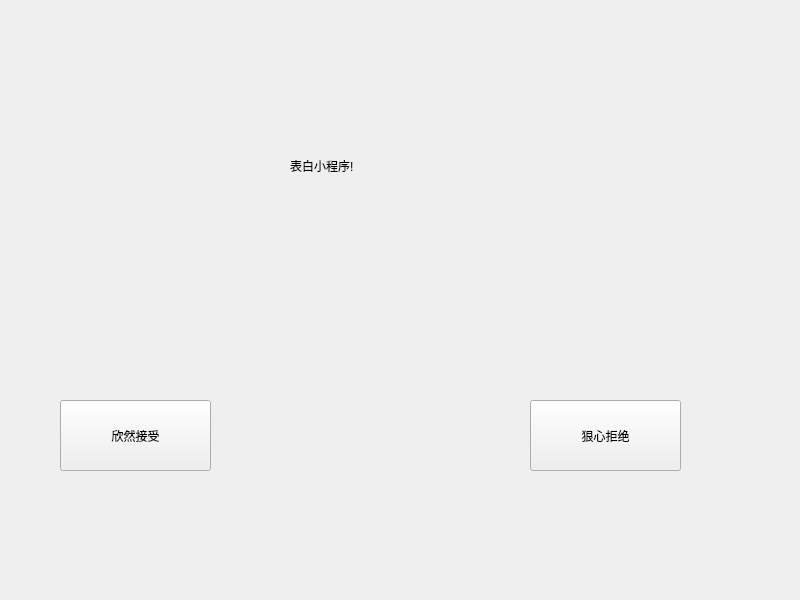
<?xml version="1.0" encoding="UTF-8"?>
<ui version="4.0">
 <class>Widget</class>
 <widget class="QWidget" name="Widget">
  <property name="geometry">
   <rect>
    <x>0</x>
    <y>0</y>
    <width>800</width>
    <height>600</height>
   </rect>
  </property>
  <property name="windowTitle">
   <string>Widget</string>
  </property>
  <widget class="QPushButton" name="pushButton_accept">
   <property name="geometry">
    <rect>
     <x>60</x>
     <y>400</y>
     <width>151</width>
     <height>71</height>
    </rect>
   </property>
   <property name="text">
    <string>欣然接受</string>
   </property>
  </widget>
  <widget class="QPushButton" name="pushButton_reject">
   <property name="geometry">
    <rect>
     <x>530</x>
     <y>400</y>
     <width>151</width>
     <height>71</height>
    </rect>
   </property>
   <property name="text">
    <string>狠心拒绝</string>
   </property>
  </widget>
  <widget class="QLabel" name="label">
   <property name="geometry">
    <rect>
     <x>290</x>
     <y>140</y>
     <width>101</width>
     <height>51</height>
    </rect>
   </property>
   <property name="text">
    <string>表白小程序!</string>
   </property>
  </widget>
 </widget>
 <resources/>
 <connections/>
</ui>
